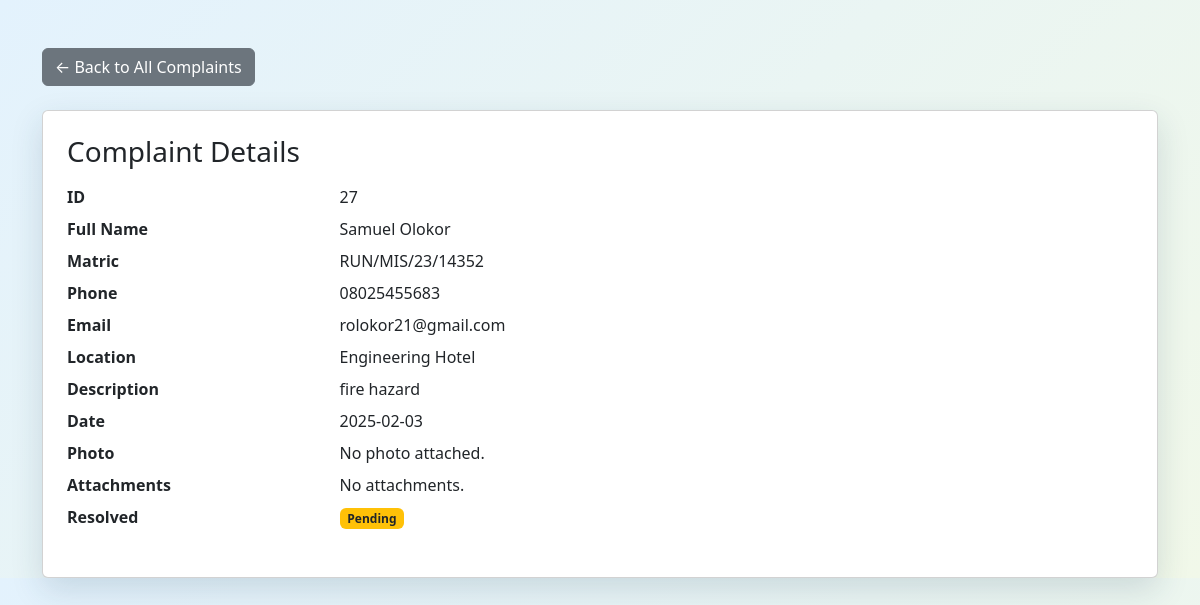
The page /admin/complaint/27 (signed in) on the database its author committed.
### tables this page shows
CREATE TABLE complaints (
        id INTEGER PRIMARY KEY AUTOINCREMENT,
        fullname TEXT,
        matric TEXT,
        phone TEXT,
        email TEXT,
        location TEXT,
        description TEXT,
        incident_date TEXT,
        photo_filename TEXT
    , resolved INTEGER DEFAULT 0);

### app.py (the view)
@app.route('/admin/complaint/<int:complaint_id>')
def admin_complaint_detail(complaint_id):
    if not session.get('admin_logged_in'):
        return redirect(url_for('admin_login'))
    conn = sqlite3.connect('database.db')
    c = conn.cursor()
    c.execute('SELECT * FROM complaints WHERE id = ?', (complaint_id,))
    complaint = c.fetchone()
    conn.close()
    if not complaint:
        flash('Complaint not found.', 'danger')
        return redirect(url_for('admin_panel'))
    return render_template('admin_complaint_detail.html', complaint=complaint)

### app.py (called while the page is built)
def get_attachments(complaint_id):
    conn = sqlite3.connect('database.db')
    c = conn.cursor()
    c.execute('SELECT filename FROM attachments WHERE complaint_id = ?', (complaint_id,))
    files = [row[0] for row in c.fetchall()]
    conn.close()
    return files

### templates/admin_complaint_detail.html (shortened to what this page needs)
<!DOCTYPE html>
<html lang="en">
<head>
  <link rel="stylesheet" href="/static/css/style.css" />
  <link href="https://cdn.jsdelivr.net/npm/bootstrap@5.3.0/dist/css/bootstrap.min.css" rel="stylesheet" />
</head>
<body>
  <div class="container mt-5">
    <a href="{{ url_for('admin_panel') }}" class="btn btn-secondary mb-4">&larr; Back to All Complaints</a>
    <div class="card p-4">
      <h3 class="mb-3">Complaint Details</h3>
      <dl class="row">
        <dt class="col-sm-3">ID</dt>
        <dd class="col-sm-9">{{ complaint[0] }}</dd>
        <dt class="col-sm-3">Full Name</dt>
        <dd class="col-sm-9">{{ complaint[1] }}</dd>
        <dt class="col-sm-3">Matric</dt>
        <dd class="col-sm-9">{{ complaint[2] }}</dd>
        <dt class="col-sm-3">Phone</dt>
        <dd class="col-sm-9">{{ complaint[3] }}</dd>
        <dt class="col-sm-3">Email</dt>
        <dd class="col-sm-9">{{ complaint[4] }}</dd>
        <dt class="col-sm-3">Location</dt>
        <dd class="col-sm-9">{{ complaint[5] }}</dd>
        <dt class="col-sm-3">Description</dt>
        <dd class="col-sm-9">{{ complaint[6] }}</dd>
        <dt class="col-sm-3">Date</dt>
        <dd class="col-sm-9">{{ complaint[7] }}</dd>
        <dt class="col-sm-3">Photo</dt>
        <dd class="col-sm-9">
          {% if complaint[8] %}
            <img src="/static/uploads/{{ complaint[8] }}" alt="Complaint Photo" class="img-fluid rounded" style="max-width: 400px; max-height: 300px;" />
            <br><a href="/static/uploads/{{ complaint[8] }}" target="_blank">View Full Image</a>
          {% else %}
            No photo attached.
          {% endif %}
        </dd>
        <dt class="col-sm-3">Attachments</dt>
        <dd class="col-sm-9">
          {% if not get_attachments(complaint[0]) %}No attachments.{% endif %}
        </dd>
        <dt class="col-sm-3">Resolved</dt>
        <dd class="col-sm-9">
          {% if complaint[9] == 1 %}
            <span class="badge bg-success">Resolved</span>
          {% else %}
            <span class="badge bg-warning text-dark">Pending</span>
          {% endif %}
        </dd>
      </dl>
    </div>
  </div>
</body>
</html>

### static/css/style.css (style rules this page uses)
body { --bg: #f1f8e9; --card-bg: rgba(255,255,255,0.85); --text: #333; --primary: #1a237e; --secondary: #3949ab; --success: #388e3c; --warning: #fbc02d; --danger: #d32f2f; background: linear-gradient(135deg, #e3f2fd 0%, var(--bg) 100%); color: var(--text); }
.container { animation: fadeIn 0.6s ease-in; }
.card { border: none; border-radius: 20px; background: var(--card-bg); box-shadow: 0 12px 32px rgba(30, 60, 90, 0.15); backdrop-filter: blur(6px); -webkit-backdrop-filter: blur(6px); padding: 2rem 2.5rem; color: var(--text); }
.btn-secondary { background: #555; border: none; }

### rows shown on the page
complaints: id "27", fullname "Samuel Olokor", matric "RUN/MIS/23/14352", phone "08025455683", email "rolokor21@gmail.com", location "Engineering Hotel", description "fire hazard", incident_date "2025-02-03"
